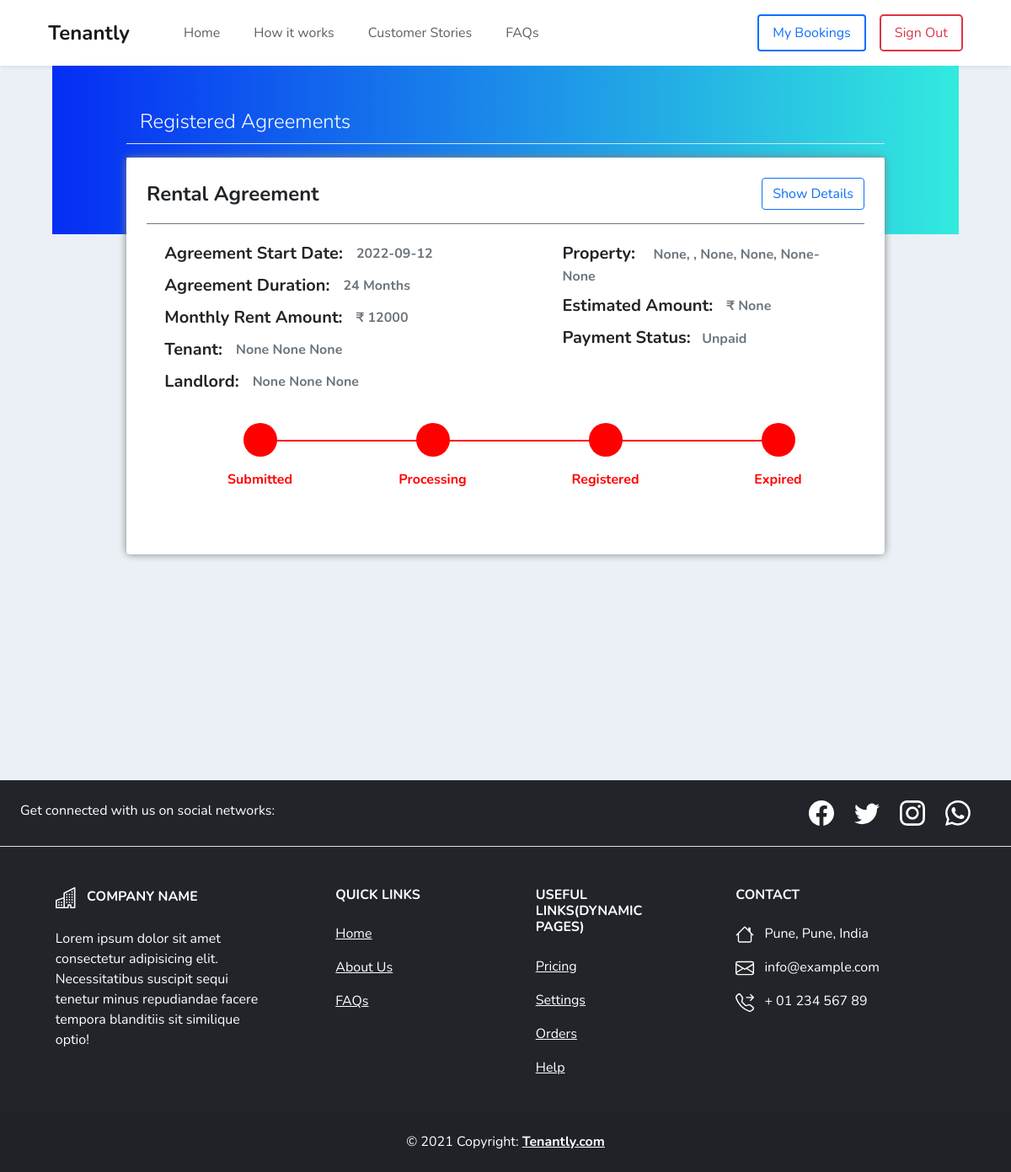
The app's page /my_bookings/ (signed in) with its own data.
### orders/models.py (models this page shows)
class Agreement_Orders(models.Model):
    user_name = models.CharField(max_length=30,blank=True,null=True)
    user_id = models.CharField(max_length=30,blank=True,null=True)
    first_name = models.CharField(max_length=30,blank=True,null=True)
    last_name = models.CharField(max_length=30,blank=True,null=True)
    status = models.CharField(max_length=30,blank=True,null=True, default="Submitted")
    package_type = models.CharField(max_length=30,blank=True,null=True, default="Rental Agreement")
    agreement_duration= models.CharField(max_length=30,blank=True,null=True)
    agreement_start_date = models.CharField(max_length=30,blank=True,null=True)
    monthly_rent_amount = models.CharField(max_length=30,blank=True,null=True)
    refundable_deposit_amount = models.CharField(max_length=30,blank=True,null=True)
    contact_number = models.CharField(max_length=30,blank=True,null=True)
    user_type = models.CharField(max_length=30, blank=True, null=True)
    property_type = models.CharField(max_length=30,blank=True,null=True)
    property_house_number = models.CharField(max_length=30,blank=True,null=True)
    property_building_name = models.CharField(max_length=30,blank=True,null=True)
    property_locality = models.CharField(max_length=30,blank=True,null=True)
    property_bedrooms = models.CharField(max_length=30,blank=True,null=True)
    property_bathrooms = models.CharField(max_length=30,blank=True,null=True)
    property_road_street = models.CharField(max_length=30,blank=True,null=True)
    property_pincode = models.CharField(max_length=30,blank=True,null=True)
    property_district = models.CharField(max_length=30,blank=True,null=True)
    property_number_type = models.CharField(max_length=30,blank=True,null=True)
    property_number = models.CharField(max_length=30,blank=True,null=True)
    property_bluiltup_area = models.CharField(max_length=30,blank=True,null=True)
    property_bluiltup_area_unit = models.CharField(max_length=30,blank=True,null=True)
    property_use = models.CharField(max_length=30,blank=True,null=True)
    property_gallary_area = models.CharField(max_length=30,blank=True,null=True)
    property_gallary_area_unit= models.CharField(max_length=30,blank=True,null=True)
    property_parking_area = models.CharField(max_length=30,blank=True,null=True)
    property_parking_area_unit = models.CharField(max_length=30,blank=True,null=True)
    landlord_party_entity_type = models.CharField(max_length=30,blank=True,null=True)
    landlord_party_type = models.CharField(max_length=30,blank=True,null=True)
    landlord_first_name = models.CharField(max_length=30,blank=True,null=True)
    landlord_middle_name = models.CharField(max_length=30,blank=True,null=True)
    landlord_last_name = models.CharField(max_length=30,blank=True,null=True)
    landlord_age = models.CharField(max_length=30,blank=True,null=True)
    landlord_gender = models.CharField(max_length=30,blank=True,null=True)
    landlord_occupation = models.CharField(max_length=30,blank=True,null=True)
    landlord_phone_number = models.CharField(max_length=30,blank=True,null=True)
    landlord_aadhar_number = models.CharField(max_length=30,blank=True,null=True)
    landlord_pan_number = models.CharField(max_length=30,blank=True,null=True)
    landlord_email = models.CharField(max_length=30,blank=True,null=True)
    landlord_building_name = models.CharField(max_length=30,blank=True,null=True)
    landlord_flat_house_number = models.CharField(max_length=30,blank=True,null=True)
    landlord_floor_number = models.CharField(max_length=30,blank=True,null=True)
    landlord_road_street = models.CharField(max_length=30,blank=True,null=True)
    landlord_pincode = models.CharField(max_length=30,blank=True,null=True)
    landlord_city = models.CharField(max_length=30,blank=True,null=True)
    landlord_district = models.CharField(max_length=30,blank=True,null=True)
    landlord_state = models.CharField(max_length=30,blank=True,null=True)
    landlord_executing_through = models.CharField(max_length=30,blank=True,null=True)
    tenant_party_entity_type = models.CharField(max_length=30,blank=True,null=True)
    tenant_party_type = models.CharField(max_length=30,blank=True,null=True)
    tenant_first_name = models.CharField(max_length=30,blank=True,null=True)
    tenant_middle_name = models.CharField(max_length=30,blank=True,null=True)
    tenant_last_name = models.CharField(max_length=30,blank=True,null=True)
    tenant_age = models.CharField(max_length=30,blank=True,null=True)
    tenant_gender = models.CharField(max_length=30,blank=True,null=True)
    tenant_occupation = models.CharField(max_length=30,blank=True,null=True)
    tenant_phone_number = models.CharField(max_length=30,blank=True,null=True)
    tenant_aadhar_number = models.CharField(max_length=30,blank=True,null=True)
    tenant_pan_number = models.CharField(max_length=30,blank=True,null=True)
    tenant_email = models.CharField(max_length=30,blank=True,null=True)
    tenant_building_name = models.CharField(max_length=30,blank=True,null=True)
    tenant_flat_house_number = models.CharField(max_length=30,blank=True,null=True)
    tenant_floor_number = models.CharField(max_length=30,blank=True,null=True)
    tenant_road_street = models.CharField(max_length=30,blank=True,null=True)
    tenant_pincode = models.CharField(max_length=30,blank=True,null=True)
    tenant_city = models.CharField(max_length=30,blank=True,null=True)
    tenant_district = models.CharField(max_length=30,blank=True,null=True)
    tenant_state = models.CharField(max_length=30,blank=True,null=True)
    tenant_executing_through = models.CharField(max_length=30,blank=True,null=True)
    non_refundable_amount = models.CharField(max_length=30,blank=True,null=True)
    maintaiance_paid_by = models.CharField(max_length=30,blank=True,null=True)
    minimum_lockin_period = models.CharField(max_length=30,blank=True,null=True)
    notice_period = models.CharField(max_length=30,blank=True,null=True)
    stamp_and_registration_fee_paid_by = models.CharField(max_length=30,blank=True,null=True)
    miscellaneous = models.CharField(max_length=1000,blank=True,null=True)
    coupan = models.CharField(max_length=1000,blank=True,null=True, default="None")
    total_amount = models.CharField(max_length=30,blank=True,null=True, default="1000")
    payment_status = models.CharField(max_length=30,blank=True,null=True, default="unpaid")

### orders/views.py (the view)
# urls.py: path("my_bookings/", views.my_bookings, name="my_bookings"),
def my_bookings(request):
    if request.user.is_authenticated:
        data = Agreement_Orders.objects.filter(user_name=request.user.username,user_id=request.user.id)
    else:
        data = {}
    return render(request, "bookings.html", {"data": data})

### templates/bookings.html (shortened to what this page needs)
{% extends 'base.html' %}
{% load socialaccount %}
{% load static %}
{% block css %}
<link rel="stylesheet" href="{% static 'bookings.css' %}">
{% endblock css %}
{% block content %}
<div class="w-100 h-auto d-flex flex-column align-items-center justify-content-center" style="font-family: 'Open Sans', sans-serif; background-color: rgb(234, 240, 245);">
    <div id="hook-container" class="container-md m-auto pb-5 mb-5 position-relative" style="max-width: 1100px; min-height: 100vh; height: fit-content; overflow-y: auto;">
        <div class="w-100" style="height: 200px; background: linear-gradient(90deg,  #052df4, #32eade);">
        </div>
        <div class="m-auto mb-5 pb-5" style="max-width: 900px; width: 90%; position: absolute; top: 0; left: 50%; transform: translate(-50%, 0);">
            <div  class="w-100 m-auto pt-5 border-bottom pb-2" >
                <span class="mx-3 fs-4 fw-light text-white">Registered Agreements </span>
            </div>
            {% if data %}
            {% for obj in data %}
            <div class="mt-3 bg-white" style="width: 100%; max-width: 900px; margin:auto">
                <div class="w-100">
                    <div class="w-100 px-3 py-3 px-lg-4 py-lg-4 rounded-3 " style="box-shadow: 0 0 10px grey;">
                        <div class="d-flex align-items-center justify-content-between border border-start-0 border-top-0 border-end-0 border-secondary">
                            <div class="text-left">
                                <p class="fs-4 fw-bold text-dark"> {{ obj.package_type }} </p>
                            </div>
                            <div class="d-flex align-items-center justify-content-end">
                                <p><button class="btn btn-outline-primary show_details" onclick="show_detail({{ obj.pk }})">Show Details</button></p>
                            </div>
                        </div>
                        <div class="info-box" style="width: 95%; margin: auto; margin-top: 20px;">
                            <div class="w-100 row">
                                <div class="left-side col-md">
                                    <div class="d-flex align-items-center justify-content-between justify-content-md-start mb-2">
                                        <div class="fs-5 fw-bold text-dark me-3">Agreement Start Date: </div>
                                        <div class="text-secondary fw-bold">{{ obj.agreement_start_date }}</div>
                                    </div>
                                    <div class="d-flex align-items-center justify-content-between justify-content-md-start mb-2">
                                        <div class="fs-5 fw-bold text-dark me-3">Agreement Duration: </div>
                                        <div class="text-secondary fw-bold">{{ obj.agreement_duration }}</div>
                                    </div>
                                    <div class="d-flex align-items-center justify-content-between justify-content-md-start mb-2">
                                        <div class="fs-5 fw-bold text-dark me-3">Monthly Rent Amount: </div>
                                        <div class="text-secondary fw-bold">₹ {{obj.monthly_rent_amount}}</div>
                                    </div>
                                    <div class="d-flex align-items-center justify-content-between justify-content-md-start mb-2">
                                        <div class="fs-5 fw-bold text-dark me-3">Tenant: </div>
                                        <div class="text-secondary fw-bold">{{obj.tenant_first_name}} {{obj.tenant_middle_name}} {{obj.tenant_last_name}}</div>
                                    </div>
                                    <div class="d-flex align-items-center justify-content-between justify-content-md-start mb-2">
                                        <div class="fs-5 fw-bold text-dark me-3">Landlord: </div>
                                        <div class="text-secondary fw-bold">{{obj.landlord_first_name}} {{obj.landlord_middle_name}} {{obj.landlord_last_name}}</div>
                                    </div>
                                </div>
                                <div class="col-md-5">
                                    <div class="d-flex align-items-center mb-2">
                                        <div class="text-secondary fw-bold">
                                            <p class="fs-5 fw-bold text-dark me-3 d-inline">Property: </p>{{ obj.property_house_number }}, {{ obj.property_building_number}}, {{ obj.property_locality }}, {{ obj.property_road_street }}, {{ obj.property_district }}-{{ obj.property_pincode }}
                                        </div>
                                    </div>
                                    <div class="d-flex align-items-center mb-2">
                                        <div class="fs-5 fw-bold text-dark me-3">Estimated Amount: </div>
                                        <div class="text-secondary fw-bold">₹ {{ obj.total_amount }}</div>
                                    </div>
                                    <div class="d-flex align-items-center mb-2">
                                        <div class="text-secondary fw-bold">
                                            <p class="fs-5 fw-bold text-dark me-2 d-inline">Payment Status: </p>
                                            {{ obj.payment_status | capfirst }}
                                        </div>
                                    </div>
                                </div>
                            </div>
                        </div>
                        <div class="status-bar">
                            <ul id="progressbar">
                                {% if obj.status == "Expired" %}
                                <li class="expired" id="step1">
                                    <strong>Submitted</strong>
                                </li>
                                <li class="expired" id="step2">
                                    <strong>Processing</strong>
                                </li>
                                <li class="expired" id="step3">
                                    <strong>Registered</strong>
                                </li>
                                <li class="expired" id="step4">
                                    <strong>Expired</strong>
                                </li>
                                {% endif %}
                            </ul>
                        </div>
                    </div>
                </div>
            </div>
            {% endfor %}
        {% endif %}
        </div>
    </div>
</div>
{% endblock content %}

### records on screen
Agreement_Orders: package_type "Rental Agreement", agreement_start_date "2022-09-12", agreement_duration "24 Months", monthly_rent_amount "12000", tenant_first_name "None", tenant_middle_name "None", tenant_last_name "None", landlord_first_name "None", landlord_middle_name "None", landlord_last_name "None", property_house_number "None", property_locality "None", property_road_street "None", property_district "None", property_pincode "None", total_amount "None", payment_status "Unpaid", status "Submitted"
